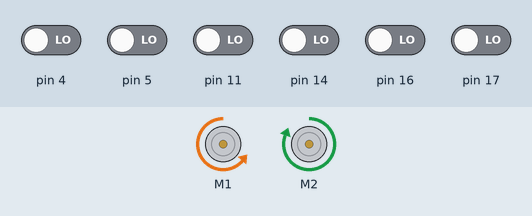
A sketch run on a simulated Arduino Uno, built with avr-gcc and run on an emulated ATmega328P. Parts: 2 × DC motor (green arrow = forward, orange = backward, longer = faster). The inputs (shaded band) are chosen by the test bench; at power-on: pin 4, pin 5, pin 11, pin 14, pin 16, pin 17 LOW.

Above: at 12.9 s.
13.0 s: pin 5 driven HIGH
At 13.9 s:
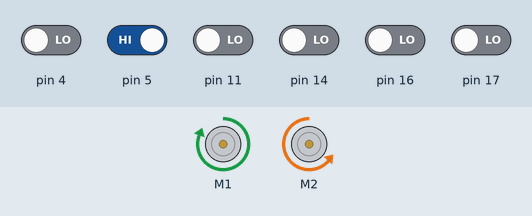
14.5 s: pin 11 driven HIGH
At 15.1 s:
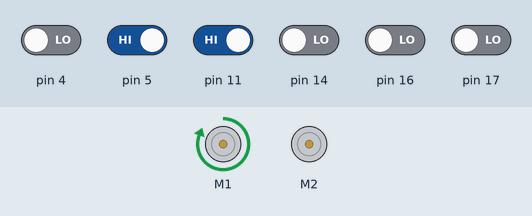
16.0 s: pin 14 driven HIGH
At 17.2 s:
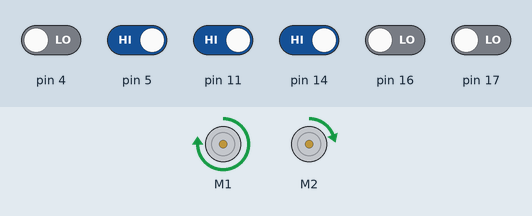
17.5 s: pin 17 driven HIGH
At 18.6 s:
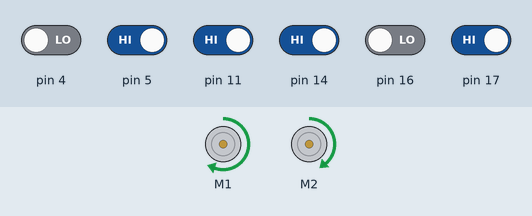
19.0 s: pin 5 driven LOW
At 19.6 s:
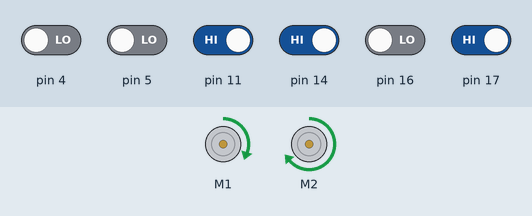
20.5 s: pin 4 driven HIGH
At 21.0 s:
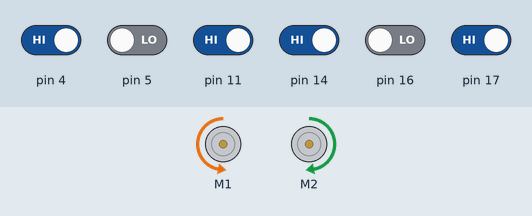
Timing chart, 0 to 23.0 s (numbered marks = the images above; inputs shaded):
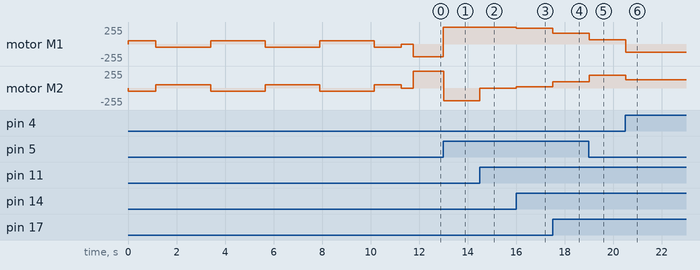

The sketch:

milestone_4_code.ino
```cpp
#include <ZumoShield.h>

ZumoMotors motors;
ZumoReflectanceSensorArray linesensors(QTR_NO_EMITTER_PIN);
ZumoBuzzer buzzer;

int THRESHOLD = 600;
int line_position;

void setup() {
  int i;
  int spin_direction = 1;
  motors.setSpeeds(80 * spin_direction, -80 * spin_direction);
  for (i = 0; i < 250; i++) {
    linesensors.calibrate();
    if (i % 50 == 25) {
      spin_direction = -spin_direction;
      motors.setSpeeds(80 * spin_direction, -80 * spin_direction);
    }
    delay(20);
  }
  motors.setSpeeds(0, 0);
  delay(500);
}

unsigned int sensor_vals[6];
int BASE_SPEED = 200;
double PROPORTION_GAIN = 0.2;
double DERIVATIVE_GAIN = 3;
int last_error = 0;
char path[50];
int turn_counter = 0;
void loop() {
  line_position = linesensors.readLine(sensor_vals);
  if (sensor_vals[0] > THRESHOLD && sensor_vals[5] > THRESHOLD) {
    solved();
  } else if (sensor_vals[0] > THRESHOLD && sensor_vals[1] > THRESHOLD) {
    path[turn_counter] = 'L';
    turn_counter++;
    turn_left();
  } else if (sensor_vals[4] > THRESHOLD && sensor_vals[5] > THRESHOLD) {
    path[turn_counter] = 'R';
    turn_counter++;
    turn_right();
  } else {
    follow_line();
  }
}

void follow_line() {
  int error = line_position - 2500;
  int error_change = error - last_error;
  int left_speed = BASE_SPEED + PROPORTION_GAIN * error + DERIVATIVE_GAIN * error_change;
  int right_speed = BASE_SPEED + -PROPORTION_GAIN * error + -DERIVATIVE_GAIN * error_change;
  last_error = error;
  motors.setSpeeds(left_speed, right_speed);
}

void ballistic_turn_left() {
  motors.setSpeeds(-400, 400);
  delay(60);
}

void turn_left() {
  motors.setSpeeds(-BASE_SPEED, BASE_SPEED);
  linesensors.read(sensor_vals);
  while (sensor_vals[0] > THRESHOLD && sensor_vals[1] > THRESHOLD) {
    linesensors.read(sensor_vals);
  }
  ballistic_turn_left();
}

void ballistic_turn_right() {
  motors.setSpeeds(400, -400);
  delay(60);
}

void turn_right() {
  motors.setSpeeds(BASE_SPEED, -BASE_SPEED);
  linesensors.read(sensor_vals);
  while (sensor_vals[0] > THRESHOLD && sensor_vals[1] > THRESHOLD) {
    linesensors.read(sensor_vals);
  }
  ballistic_turn_right();
}

void solved() {
  motors.setSpeeds(0, 0);
  for (int i = 0; i < turn_counter + 1; i++) {
    if (path[i] == 'L') {
      buzzer.playNote(NOTE_G(5), 200, 15);
      delay(400);
    }
    if (path[i] == 'R') {
      buzzer.playNote(NOTE_G(6), 200, 15);
      delay(400);
    }
  }
  while (true) {
    // do nothing so that the main loop() doesn't restart.
  }
}
```

Measured:
- after the input at 13.0 s, motor M1: backward 191/255 → forward 255/255 at once; motor M2: forward 255/255 → backward 191/255 at once
- after the input at 14.5 s, motor M2: backward 191/255 → stopped at once
- after the input at 16.0 s, motor M1: forward 255/255 → forward 233/255 at once; motor M2: stopped → forward 21/255 at once
- after the input at 17.5 s, motor M1: forward 233/255 → forward 159/255 at once; motor M2: forward 21/255 → forward 95/255 at once
- after the input at 19.0 s, motor M1: forward 159/255 → forward 63/255 at once; motor M2: forward 95/255 → forward 191/255 at once
- after the input at 20.5 s, motor M1: forward 63/255 → backward 127/255 at once; motor M2: forward 191/255 → forward 127/255 at once
